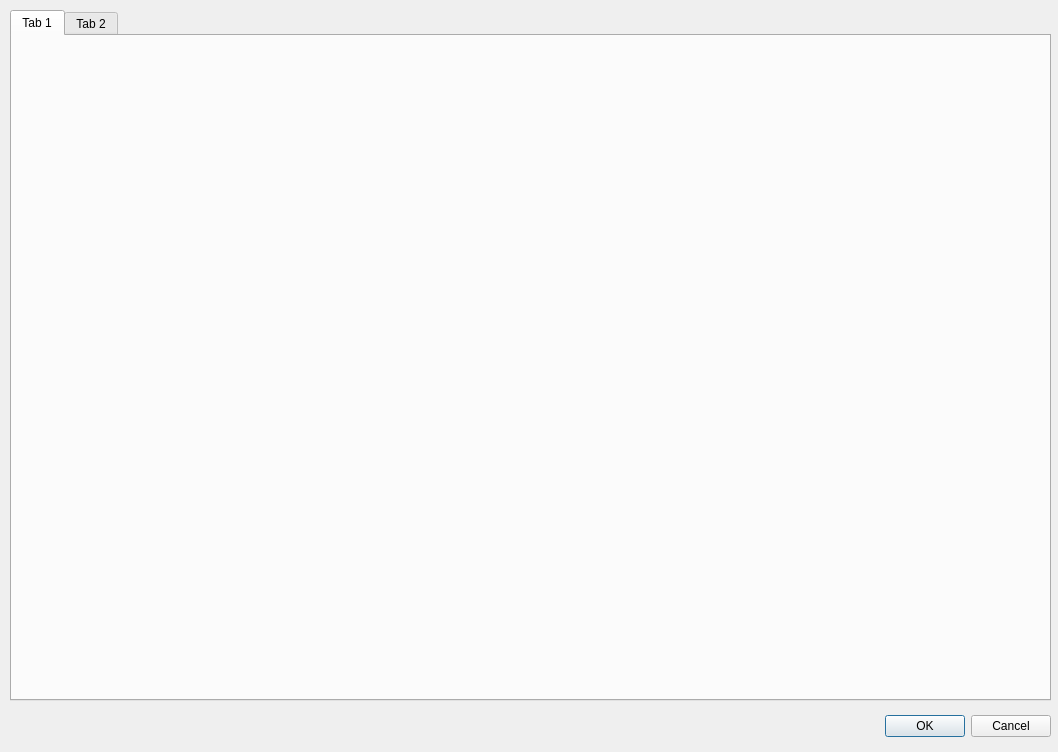
<?xml version="1.0" encoding="UTF-8"?>
<ui version="4.0">
 <class>DinfoHijas</class>
 <widget class="QDialog" name="DinfoHijas">
  <property name="geometry">
   <rect>
    <x>0</x>
    <y>0</y>
    <width>1058</width>
    <height>752</height>
   </rect>
  </property>
  <property name="windowTitle">
   <string>Dialog</string>
  </property>
  <widget class="QDialogButtonBox" name="buttonBox">
   <property name="geometry">
    <rect>
     <x>710</x>
     <y>710</y>
     <width>341</width>
     <height>32</height>
    </rect>
   </property>
   <property name="orientation">
    <enum>Qt::Horizontal</enum>
   </property>
   <property name="standardButtons">
    <set>QDialogButtonBox::Cancel|QDialogButtonBox::Ok</set>
   </property>
  </widget>
  <widget class="QTabWidget" name="tabBolasHijas">
   <property name="geometry">
    <rect>
     <x>10</x>
     <y>10</y>
     <width>1041</width>
     <height>691</height>
    </rect>
   </property>
   <widget class="QWidget" name="tab">
    <attribute name="title">
     <string>Tab 1</string>
    </attribute>
   </widget>
   <widget class="QWidget" name="tab_2">
    <attribute name="title">
     <string>Tab 2</string>
    </attribute>
   </widget>
  </widget>
 </widget>
 <resources/>
 <connections>
  <connection>
   <sender>buttonBox</sender>
   <signal>accepted()</signal>
   <receiver>DinfoHijas</receiver>
   <slot>accept()</slot>
   <hints>
    <hint type="sourcelabel">
     <x>248</x>
     <y>254</y>
    </hint>
    <hint type="destinationlabel">
     <x>157</x>
     <y>274</y>
    </hint>
   </hints>
  </connection>
  <connection>
   <sender>buttonBox</sender>
   <signal>rejected()</signal>
   <receiver>DinfoHijas</receiver>
   <slot>reject()</slot>
   <hints>
    <hint type="sourcelabel">
     <x>316</x>
     <y>260</y>
    </hint>
    <hint type="destinationlabel">
     <x>286</x>
     <y>274</y>
    </hint>
   </hints>
  </connection>
 </connections>
</ui>
